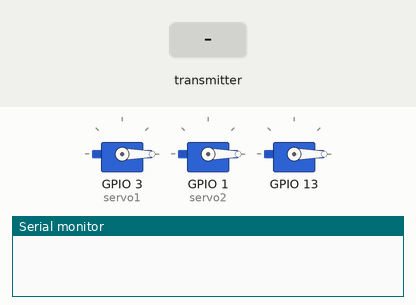
Recording of a sketch running on a simulated ESP8266 (NodeMCU). On the bench: 3 × servo, the last lines printed to the serial monitor. Inputs (shaded band) come from the test bench.

Above: at 1.2 s.
1.3 s: the transmitter starts sending pitch = 256
At 1.9 s:
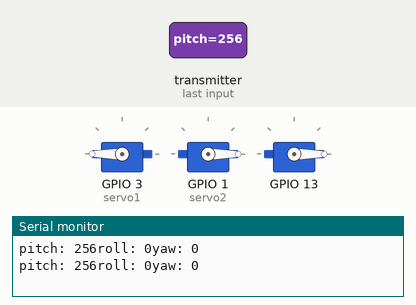
2.8 s: the transmitter starts sending roll = 256
At 3.1 s:
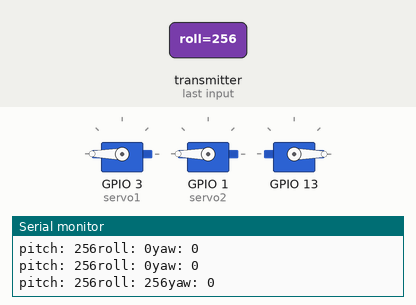
4.3 s: the transmitter starts sending yaw = 256
At 5.5 s:
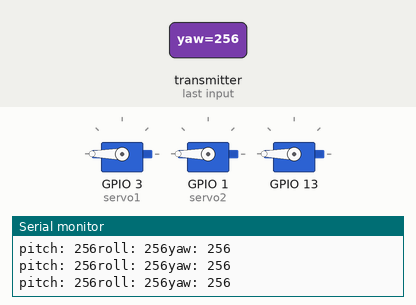
5.8 s: the transmitter starts sending pitch = 0
At 6.7 s:
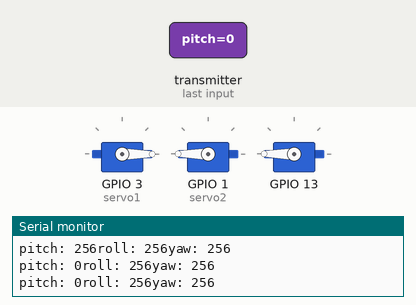
7.3 s: the transmitter starts sending roll = 0
At 8.5 s:
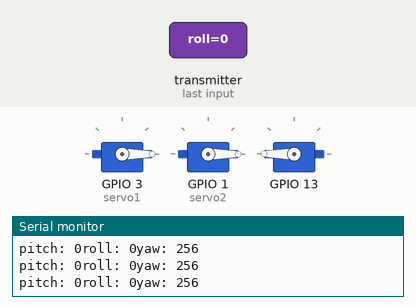
8.8 s: the transmitter starts sending yaw = 1023
At 9.8 s:
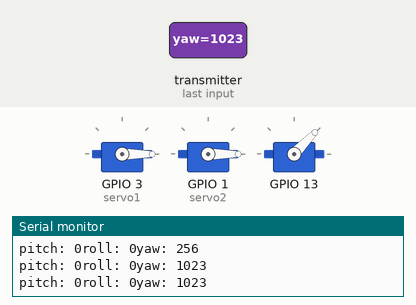
Timing chart, 0 to 11.3 s (numbered marks = the images above; inputs shaded):
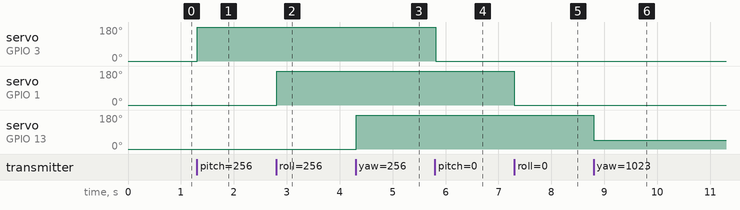

The sketch:

receive.ino
```cpp
// 接收方
#include <Wire.h>
#include <ESP8266WiFi.h>
#include <Servo.h>
#include <espnow.h>

// 双方的结构体要一致
typedef struct struct_message {
  int pitch; //y轴
  int roll; //x轴
  int yaw; //z轴
} struct_message;
struct_message myData;

// 机械臂舵机配置
Servo servo1;
Servo servo2;
Servo servo3;

//创建一个回调函数作为接收数据后的串口显示
void OnDataRecv(uint8_t * mac, uint8_t *incomingData, uint8_t len) {
  memcpy(&myData, incomingData, sizeof(myData));
  Serial.print("pitch: ");
  Serial.print(myData.pitch);
  Serial.print("roll: ");
  Serial.print(myData.roll);
  Serial.print("yaw: ");
  Serial.println(myData.yaw);
}

void setup() {
  Wire.begin();
  Serial.begin(115200);

  WiFi.mode(WIFI_STA);
  //初始化 ESP-NOW
  if (esp_now_init() != 0) {
    Serial.println("Error initializing ESP-NOW");
    return;
  }
  //设置ESP8266角色：
  esp_now_set_self_role(ESP_NOW_ROLE_SLAVE);
  //先前创建的功能 测试ESP-NOW通信
  esp_now_register_recv_cb(OnDataRecv);

  // 设置机械臂舵机
  servo1.attach(D9);
  servo2.attach(D10);
  servo3.attach(D11);
}

void loop() {
  // 控制机械臂运动
    servo1.write(myData.pitch);
    servo2.write(myData.roll);
    servo3.write(myData.yaw);
    delay(15);
}
```

Measured:
- after the input at 1.3 s, servo on GPIO 3 (servo1): 0° → 180° at once
- after the input at 2.8 s, servo on GPIO 1 (servo2): 0° → 180° at once
- after the input at 4.3 s, servo on GPIO 13: 0° → 180° at once
- after the input at 5.8 s, servo on GPIO 3 (servo1): 180° → 0° at once
- after the input at 7.3 s, servo on GPIO 1 (servo2): 180° → 0° at once
- after the input at 8.8 s, servo on GPIO 13: 180° → 46° at once
